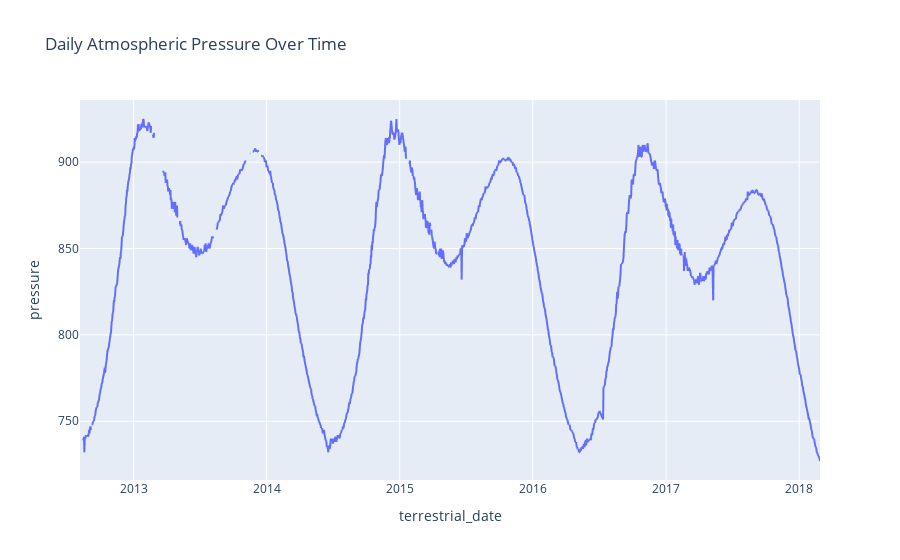

The notebook cell saved with this chart:
### Markdown cell above
**4.** Plot a line chart of the daily atmospheric pressure by terrestrial date.

<div style="border: 3px solid #b67ae5; background-color: #f9f1ff; padding: 15px; border-radius: 8px; color: #222; display: flex; align-items: center;">
<span style="font-size: 10pt;">
<strong>Note: </strong>You do not need to modify the dataframe or group any data! Just use the original data.
</span>
</div>

### Code cell
# Line chart of the daily atmospheric pressure by terrestrial date
fig = px.line(df, x='terrestrial_date', y='pressure', title='Daily Atmospheric Pressure Over Time')
fig.show()

### Figure 1 — Plotly figure (JSON) as saved in the notebook; plotly's stock layout.template omitted (floating-point values rounded to 4 significant figures; data arrays with more than 128 entries replaced by an {"elided": "..."} marker saying what was removed)
{"data": [{"hovertemplate": "terrestrial_date=%{x}<br>pressure=%{y}<extra></extra>", "legendgroup": "", "line": {"color": "#636efa", "dash": "solid"}, "marker": {"symbol": "circle"}, "mode": "lines", "name": "", "showlegend": false, "type": "scattergl", "x": {"elided": "1894 str values"}, "xaxis": "x", "y": {"elided": "1894 int values"}, "yaxis": "y"}], "layout": {"autosize": true, "legend": {"tracegroupgap": 0}, "title": {"text": "Daily Atmospheric Pressure Over Time"}, "xaxis": {"anchor": "y", "autorange": true, "domain": [0, 1], "range": ["2012-08-07", "2018-02-27"], "title": {"text": "terrestrial_date"}, "type": "date"}, "yaxis": {"anchor": "x", "autorange": true, "domain": [0, 1], "range": [716, 936], "title": {"text": "pressure"}, "type": "linear"}}}
